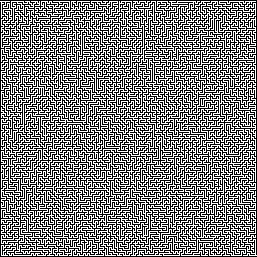
//> input picture CPP/project/maze.png, 257 x 257 px, given in place of logo.png, which was not available
$ ./MazeSolver   (built with g++ and OpenCV 4)
//> lines starting //> are read from the running program, lines starting //| are printed output that depends on the picture; pictures that were not available may be replaced by others from this repository, and a replacement may not be noted
#include <iostream>
#include <string>
#include <opencv2/opencv.hpp>

using namespace cv;
using namespace std;

//////////////// CONSTANTS ////////////////

string file_name = "maze.png";
string dir = "C:\\Users\\ramesh\\Programming\\School\\CPP\\project\\";
Size window_size = Size(550, 550);
bool print_arr = false;

//////////////// 2D ARRAYS ////////////////

int maze[10000][10000];
int rows, cols;
int start_r, start_c;
int end_r, end_c;
int solution[10000][10000];

//////////////// 2D ARRAY FLAGS ////////////////

// Universal
int OPEN = 0;

// Maze array
int WALL = 1;
int START = 2;
int END = 3;

// Solution array
int PATH = 4;
int TRAVELED = 5;

//////////////// RGB STRUCTURE ////////////////

struct RGB
{

    public:
        uchar red;
        uchar green;
        uchar blue;

        RGB(uchar red, uchar green, uchar blue)
        {
            this->red = blue;
            this->green = green;
            this->blue = red;
        }

        bool equals(RGB o)
        {
            return (blue == o.blue && green == o.green && red == o.red);
        }

};

//////////////// CONVENIENT RGB COLORS ////////////////

RGB* black = new RGB(0, 0, 0);
RGB* white = new RGB(255, 255, 255);
RGB* green = new RGB(0, 255, 0);
RGB* yellow = new RGB(255, 255, 0);

//////////////// FUNCTIONS ////////////////

// Sets the global rows and cols variables to the dimensions of the image
void set_rows_cols(Mat maze_img)
{
    rows = maze_img.rows;
    cols = maze_img.cols;
    cout << "Rows & cols set" << endl;
}

// Read each pixel of the original maze image and convert to an int in the maze 2d array
// 0 = open (white), 1 = wall (black), 2 = start, 3 = end
void fill_maze_arr(Mat maze_img)
{
    for (int r = 0; r < rows; r++)
    {
        for (int c = 0; c < cols; c++)
        {
            solution[r][c] = OPEN;
            if (maze_img.ptr<RGB>(r, c)->equals(*black))
            {
                maze[r][c] = WALL;
            }
            else
            {
                if (c == 0)
                {
                    maze[r][c] = START;
                    start_r = r;
                    start_c = c;
                }
                else if (c == cols - 1)
                {
                    maze[r][c] = END;
                    end_r = r;
                    end_c = c;
                }
            }
            if (print_arr) cout << maze[r][c] << " ";
        }
        if (print_arr) cout << endl;
    }
    cout << "Maze 2D array filled" << endl;
}

// Convenience method to check if the solving algorithm is allowed to enter a given space
bool is_free(int r1, int c1)
{
    return (maze[r1][c1] == OPEN || maze[r1][c1] == END) && solution[r1][c1] == OPEN;
}

// Uses recursive backtracking to incrementally search for a path to the end
bool find_solution(Mat &maze_img, int r, int c)
{
    solution[r][c] = PATH;

    if (r == end_r && c == end_c)
        return true;

    if (r < rows - 1 && is_free(r + 1, c) && find_solution(maze_img, r + 1, c))
        return true;
    if (r > 0 && is_free(r - 1, c) && find_solution(maze_img, r - 1, c))
        return true;
    if (c < cols - 1 && is_free(r, c + 1) && find_solution(maze_img, r, c + 1))
        return true;
    if (c > 0 && is_free(r, c - 1) && find_solution(maze_img, r, c - 1))
        return true;

    solution[r][c] = TRAVELED;
    return false;
}

// Colors the solution green and other explored spaces yellow
void color_in_solution(Mat &maze_img)
{
    for (int r = 0; r < rows; r++)
    {
        for (int c = 0; c < cols; c++)
        {
            if (solution[r][c] == PATH)
            {
                maze_img.at<RGB>(r, c) = *green;
            }
            else if (solution[r][c] == TRAVELED)
            {
                maze_img.at<RGB>(r, c) = *yellow;
            }
        }
    }
    cout << "Solution colored in" << endl;
}

// Scales up and displays a Mat (maze image) in a named window
void display_mat(Mat maze_img, string name)
{
    Mat scaled_up;
    resize(maze_img, scaled_up, window_size);
    namedWindow(name, WINDOW_AUTOSIZE);
    imshow(name, scaled_up);
    cout << name << " displayed" << endl;
    waitKey(0);
}

int main()
{
    Mat logo_img = imread(dir + "logo.png");
//> logo_img is the input picture: 257 rows x 257 cols, CV_8UC3; 49.6% white in thin lines or dots
    display_mat(logo_img, "The Amazing Mazer");
//> in display_mat, `resize(maze_img, scaled_up, window_size);`:
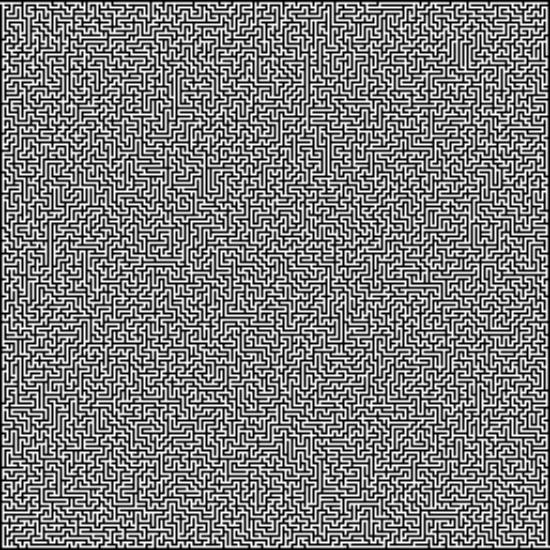
//> scaled_up: 550 rows x 550 cols, CV_8UC3; min 0, max 255, mean 126.5
    Mat maze_img = imread(dir + file_name);

    set_rows_cols(maze_img);
    fill_maze_arr(maze_img);
//> the loop in fill_maze_arr, `for (int r = 0; r < rows; r++)` made 257 passes
//> start_r on passes 1 to 3: 0, 1, 1
//> after the loop in fill_maze_arr, `for (int r = 0; r < rows; r++)`: start_r = 1; start_c = 0; end_r = 255; end_c = 256

    bool isSolved = find_solution(maze_img, start_r, start_c);
//> isSolved = true
    color_in_solution(maze_img);
//> after the loop in color_in_solution, `for (int r = 0; r < rows; r++)`:
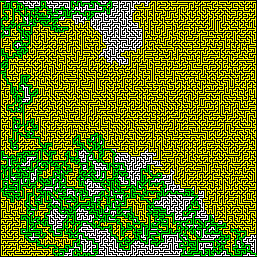
//> maze_img: 257 rows x 257 cols, CV_8UC3; mean B, G, R 18, 126.5, 100.1

    if (isSolved)
    {
        cout << "Solution found!" << endl;
        display_mat(maze_img, "Solved Maze");
//> call 2 of display_mat, with name = "Solved Maze"
//> in display_mat (call 2), `resize(maze_img, scaled_up, window_size);`:
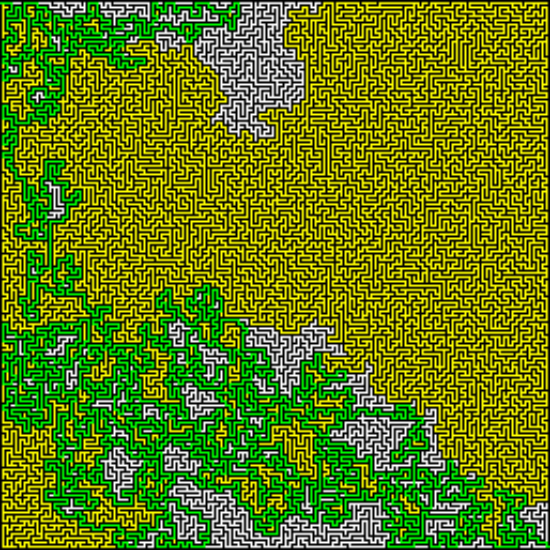
//> scaled_up: 550 rows x 550 cols, CV_8UC3; mean B, G, R 18, 126.5, 100.1
        imwrite(dir + "solved_" + file_name, maze_img);
    }
    else
    {
        cout << "No solution found!" << endl;
        display_mat(maze_img, "Unsolved Maze");
        imwrite(dir + "unsolved_" + file_name, maze_img);
    }

    return 0;
}
